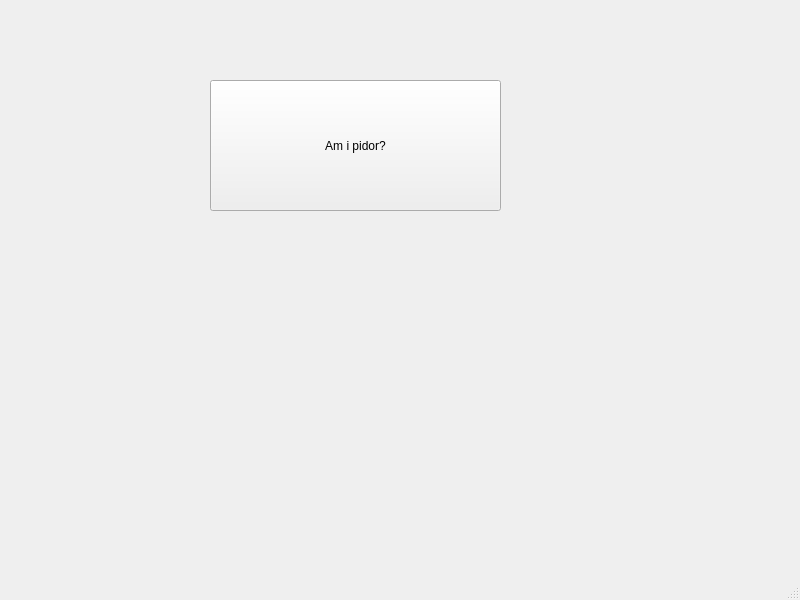
<?xml version="1.0" encoding="UTF-8"?>
<ui version="4.0">
 <class>MainWindow</class>
 <widget class="QMainWindow" name="MainWindow">
  <property name="geometry">
   <rect>
    <x>0</x>
    <y>0</y>
    <width>800</width>
    <height>600</height>
   </rect>
  </property>
  <property name="windowTitle">
   <string>MainWindow</string>
  </property>
  <widget class="QWidget" name="centralwidget">
   <widget class="QPushButton" name="pushButton">
    <property name="geometry">
     <rect>
      <x>210</x>
      <y>80</y>
      <width>291</width>
      <height>131</height>
     </rect>
    </property>
    <property name="text">
     <string>Am i pidor?</string>
    </property>
   </widget>
  </widget>
  <widget class="QMenuBar" name="menubar">
   <property name="geometry">
    <rect>
     <x>0</x>
     <y>0</y>
     <width>800</width>
     <height>30</height>
    </rect>
   </property>
  </widget>
  <widget class="QStatusBar" name="statusbar"/>
 </widget>
 <resources/>
 <connections/>
</ui>
